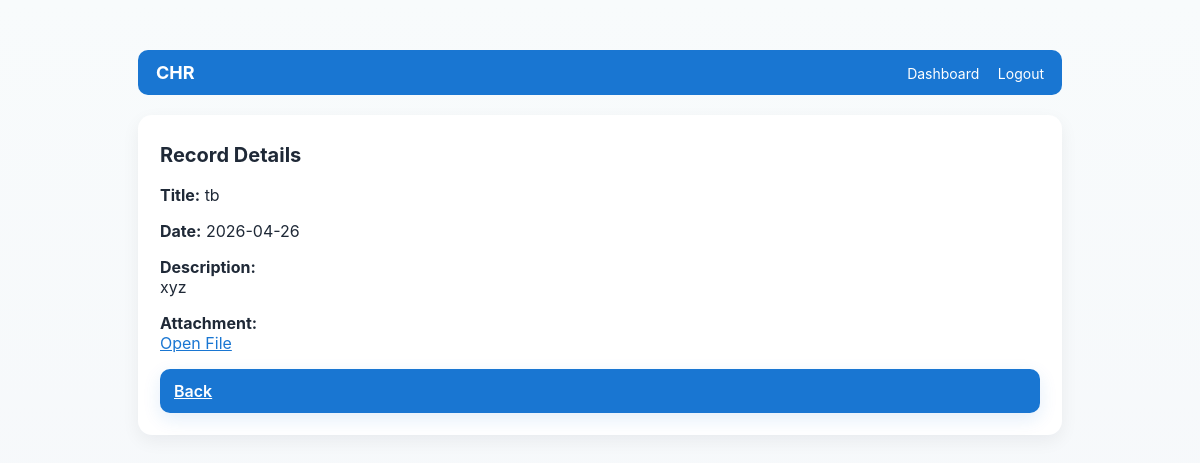
Page /view_record.php?id=4 (signed in) on the committed database.
### tables this page shows
CREATE TABLE `records` (
  `id` int(11) NOT NULL AUTO_INCREMENT,
  `user_id` int(11) NOT NULL,
  `title` varchar(255) NOT NULL,
  `description` text DEFAULT NULL,
  `record_date` date DEFAULT NULL,
  `file_path` varchar(255) DEFAULT NULL,
  `created_at` timestamp NOT NULL DEFAULT current_timestamp(),
  PRIMARY KEY (`id`),
  KEY `user_id` (`user_id`),
  CONSTRAINT `records_ibfk_1` FOREIGN KEY (`user_id`) REFERENCES `users` (`id`) ON DELETE CASCADE
);

### view_record.php (the view, shortened to what this page needs)
<?php
require 'config.php';
$id = (int)$_GET['id'];
$stmt = $mysqli->prepare("SELECT * FROM records WHERE id=? AND user_id=?");
$stmt->bind_param("ii", $id, $_SESSION['user_id']);
$stmt->execute();
$record = $stmt->get_result()->fetch_assoc();
?>
<!doctype html>
<html lang="en">
<head>
  <link rel="stylesheet" href="assets/css/styles.css">
</head>
<body>
<div class="container">
  <div class="topbar">
    <div class="brand">CHR</div>
    <div>
      <a href="dashboard.php">Dashboard</a>
      <a href="logout.php">Logout</a>
    </div>
  </div>
  <div class="card" style="margin-top:20px;">
    <h2 style="text-align:left;">Record Details</h2>
    <p><strong>Title:</strong> <?=htmlspecialchars($record['title'])?></p>
    <p><strong>Date:</strong> <?=htmlspecialchars($record['record_date'])?></p>
    <p><strong>Description:</strong><br><?=nl2br(htmlspecialchars($record['description']))?></p>
    <?php if($record['file_path']): ?>
      <p><strong>Attachment:</strong><br>
      <a style="color:var(--primary);" href="<?=$record['file_path']?>" target="_blank">Open File</a></p>
    <?php endif; ?>
    <a href="dashboard.php" class="btn" style="margin-top:12px;display:block;">Back</a>
  </div>
</div>
</body>
</html>

### assets/css/styles.css (style rules this page uses)
:root { --primary:#1976d2; --primary-dark:#125ca1; --accent:#00a69c; --bg:#f5f7fa; --card:#ffffff; --muted:#6b7280; --radius:14px; --shadow: 0 6px 18px rgba(20,20,40,0.06); --glass: rgba(255,255,255,0.85); --max-width:420px; }
* { box-sizing:border-box }
html,body { height:100% }
body { font-family: Inter, system-ui, -apple-system, "Segoe UI", Roboto, "Helvetica Neue", Arial; background:var(--bg); margin:0; color:#1f2937; -webkit-font-smoothing:antialiased; -moz-osx-font-smoothing:grayscale; }
.container { max-width: 980px; margin: 22px auto; padding: 16px; }
.card { background:var(--card); border-radius:var(--radius); box-shadow:var(--shadow); padding:18px; }
.topbar { background:var(--primary); color:#fff; padding:12px 18px; border-radius:10px; display:flex; align-items:center; justify-content:space-between; }
.topbar .brand { font-weight:700; font-size:18px }
.topbar a { color:#fff; text-decoration:none; margin-left:14px; font-size:14px }
h2 { text-align:center; margin:6px 0 18px 0; font-size:20px; }
.btn { display:inline-block; width:100%; padding:12px 14px; background:var(--primary); color:#fff; border:none; border-radius:10px; cursor:pointer; font-weight:600; box-shadow: 0 6px 18px rgba(25,118,210,0.12); }
@media (min-width:900px) { body { background:linear-gradient(180deg,#f8fbfc 0%, #f5f7fa 100%) } }
@media (min-width:900px) { .container { padding:28px; } }
@media (min-width:900px) { .card { padding:22px; } }

### rows in the picture
records: title "tb", record_date "2026-04-26", description "xyz"
